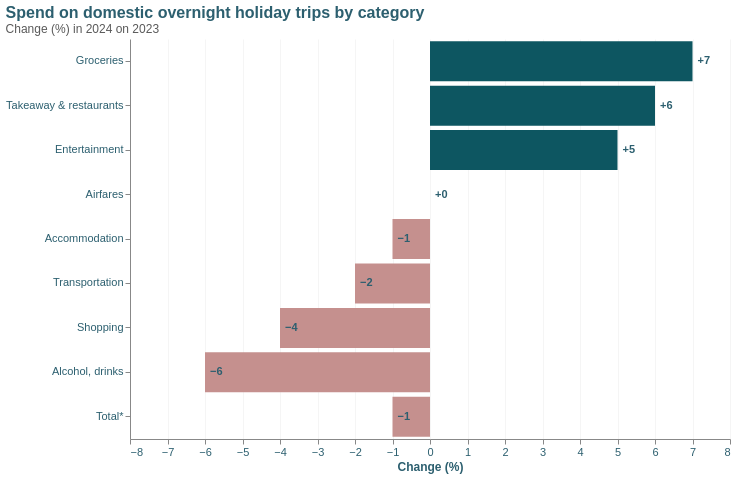

Here is the Vega-Lite specification saved for this chart:
### Vega-Lite specification from a JSON file in a GitHub repository (floating-point values rounded to 4 significant figures)
{"$schema": "https://vega.github.io/schema/vega-lite/v5.json", "title": {"text": "Spend on domestic overnight holiday trips by category", "subtitle": "Change (%) in 2024 on 2023", "fontSize": 16, "fontWeight": "bold", "anchor": "start", "color": "#2c5f6f", "subtitleFontSize": 12, "subtitleColor": "#5a5a5a"}, "width": 600, "height": 400, "data": {"values": [{"category": "Groceries", "change": 7, "order": 1}, {"category": "Takeaway & restaurants", "change": 6, "order": 2}, {"category": "Entertainment", "change": 5, "order": 3}, {"category": "Airfares", "change": 0, "order": 4}, {"category": "Accommodation", "change": -1, "order": 5}, {"category": "Transportation", "change": -2, "order": 6}, {"category": "Shopping", "change": -4, "order": 7}, {"category": "Alcohol, drinks", "change": -6, "order": 8}, {"category": "Total*", "change": -1, "order": 9}]}, "mark": {"type": "bar", "height": {"band": 0.6}}, "encoding": {"y": {"field": "category", "type": "nominal", "axis": {"title": null, "labelFontSize": 11}, "sort": {"field": "order"}}, "x": {"field": "change", "type": "quantitative", "axis": {"title": "Change (%)", "titleFontSize": 12, "labelFontSize": 11, "grid": true, "gridOpacity": 0.3}, "scale": {"domain": [-8, 8]}}, "color": {"condition": {"test": "datum.change >= 0", "value": "#0d5661"}, "value": "#c5908e"}, "tooltip": [{"field": "category", "type": "nominal", "title": "Category"}, {"field": "change", "type": "quantitative", "title": "Change (%)", "format": "+.0f"}]}, "layer": [{"mark": {"type": "bar"}}, {"mark": {"type": "text", "dx": 5, "fontSize": 11, "fontWeight": "bold", "align": "left"}, "encoding": {"text": {"field": "change", "type": "quantitative", "format": "+.0f"}, "color": {"value": "#2c5f6f"}, "x": {"field": "change", "type": "quantitative"}}}, {"mark": {"type": "rule", "strokeWidth": 2, "color": "#000"}, "encoding": {"x": {"datum": 0}}}], "config": {"view": {"stroke": "transparent"}, "axis": {"labelColor": "#2c5f6f", "titleColor": "#2c5f6f"}}}
